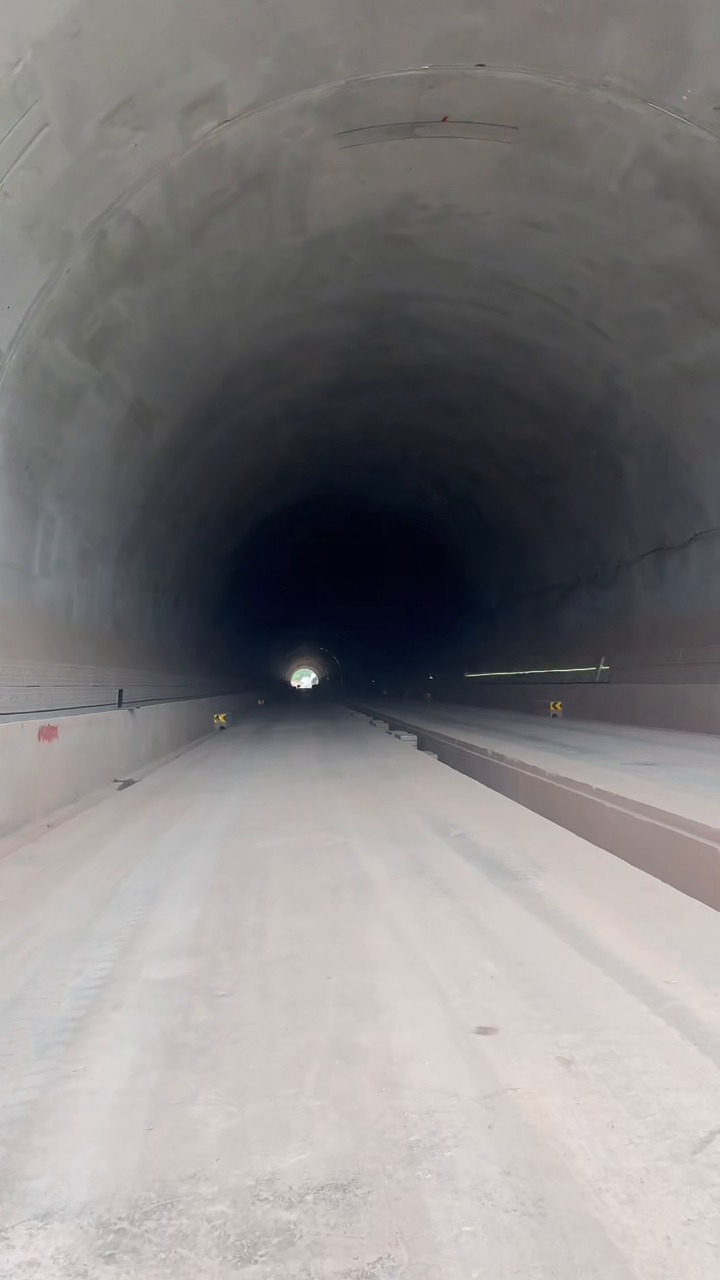
#> input picture baselines/vision_obstacle_avoidance_legacy/data/annotations/images/11d80f_f000126.jpg, 720 x 1280 px
$ python -i preprocess.py   (imports and definitions only)
#> lines starting #> are read from the running program, lines starting #| are printed output that depends on the picture; after the words box and inside, x2 and y2 are one past the last pixel; in counts of white or black regions, pixels touching at a corner belong together
#> further down, picture is the input picture: shape (1280, 720, 3); mean B, G, R 129.9, 129.6, 132.5
"""
图像预处理模块。
对原始帧做 ROI 裁剪 → 灰度化 → CLAHE 增强 → 高斯滤波 → Canny 边缘 → 二值分割 → 形态学处理。
"""

import cv2
import numpy as np
import config
from utils import PreprocessResult


class ImagePreprocessor:
    """
    图像预处理器。
    输入：原始 BGR 图像
    输出：PreprocessResult（包含 roi_frame, gray, enhanced, edges, binary_mask, debug_images）
    """

    def __init__(self):
        if config.GAUSSIAN_BLUR_SIZE % 2 == 0:
            raise ValueError(f"GAUSSIAN_BLUR_SIZE 必须为奇数，当前值: {config.GAUSSIAN_BLUR_SIZE}")
        # CLAHE: 自适应直方图均衡化，解决工业场景暗光/反光/阴影问题
        self.clahe = cv2.createCLAHE(
            clipLimit=config.CLAHE_CLIP_LIMIT,
            tileGridSize=(config.CLAHE_TILE_SIZE, config.CLAHE_TILE_SIZE),
        )
        self.morph_kernel = cv2.getStructuringElement(
            cv2.MORPH_ELLIPSE,
            (config.MORPH_KERNEL_SIZE, config.MORPH_KERNEL_SIZE),
        )

    def process(self, frame: np.ndarray) -> PreprocessResult:
        result = PreprocessResult()
        debug = {}

        if frame is None or frame.size == 0:
            return result

        h, w = frame.shape[:2]
        debug["0_original"] = frame.copy()

        # ---- 1. ROI 裁剪 ----
        # 取画面下半部分（车前地面区域），裁剪天空和远景
        roi_y1 = int(h * config.ROI_TOP_RATIO)
        roi_y2 = int(h * config.ROI_BOTTOM_RATIO)
        roi_x1 = int(w * config.ROI_LEFT_RATIO)
        roi_x2 = int(w * config.ROI_RIGHT_RATIO)

        roi_frame = frame[roi_y1:roi_y2, roi_x1:roi_x2].copy()
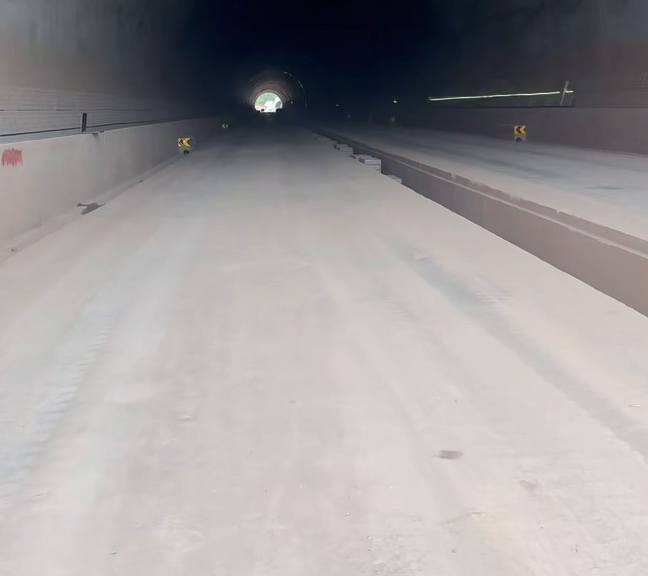
#> roi_frame: shape (576, 648, 3); mean B, G, R 154.3, 153.1, 157.1
        if roi_frame.size == 0:
            return result
        result.roi_frame = roi_frame
        roi_h, roi_w = roi_frame.shape[:2]
        debug["1_roi"] = roi_frame.copy()

        # ---- 2. 灰度化 ----
        gray = cv2.cvtColor(roi_frame, cv2.COLOR_BGR2GRAY)
        result.gray = gray
        debug["2_gray"] = cv2.cvtColor(gray, cv2.COLOR_GRAY2BGR)

        # ---- 3. CLAHE 光照增强 ----
        # 不平滑光照下（隧道、反光、阴影），CLAHE 局部增强对比度
        enhanced = self.clahe.apply(gray)
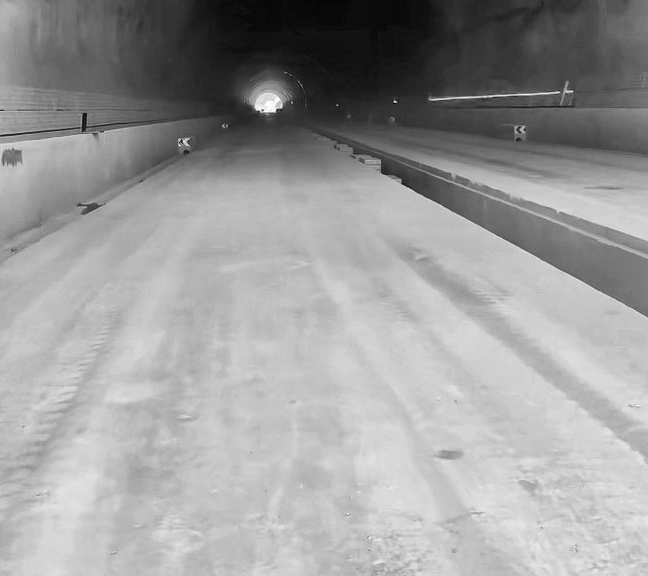
#> enhanced: shape (576, 648); min 4, max 255, mean 155.6
        result.enhanced = enhanced
        debug["3_clahe"] = cv2.cvtColor(enhanced, cv2.COLOR_GRAY2BGR)

        # ---- 4. 高斯滤波降噪 ----
        blurred = cv2.GaussianBlur(enhanced, (config.GAUSSIAN_BLUR_SIZE, config.GAUSSIAN_BLUR_SIZE), 0)
        debug["4_blurred"] = cv2.cvtColor(blurred, cv2.COLOR_GRAY2BGR)

        # ---- 5. Canny 边缘检测 ----
        edges = cv2.Canny(blurred, config.CANNY_LOW, config.CANNY_HIGH)
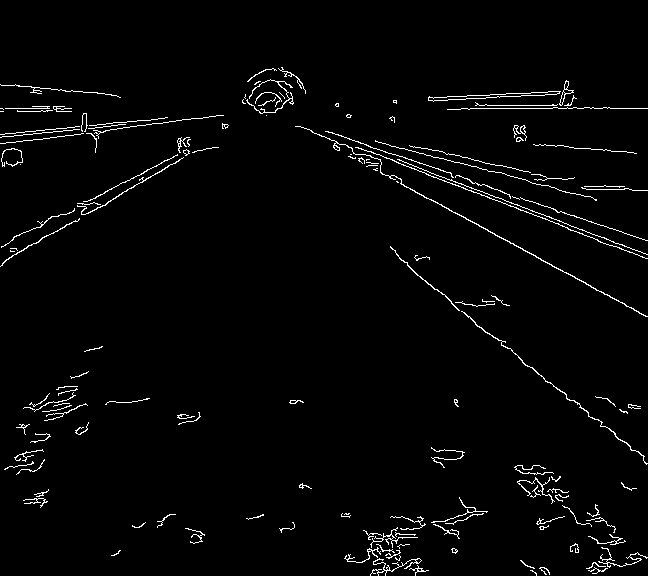
#> edges: shape (576, 648); 2.3% white in thin lines or dots, all inside (x1, y1, x2, y2) = (0, 67, 648, 576)
        result.edges = edges
        debug["5_edges"] = cv2.cvtColor(edges, cv2.COLOR_GRAY2BGR)

        # ---- 6. HSV 地面分割 ----
        # 区分地面（灰色/水泥色）和非地面物体（颜色差异较大的障碍物）
        hsv = cv2.cvtColor(roi_frame, cv2.COLOR_BGR2HSV)
#> hsv: shape (576, 648, 3); mean H, S, V 49.9, 30.9, 160.7
        ground_low = np.array(config.GROUND_HSV_LOW)
        ground_high = np.array(config.GROUND_HSV_HIGH)
        ground_mask = cv2.inRange(hsv, ground_low, ground_high)
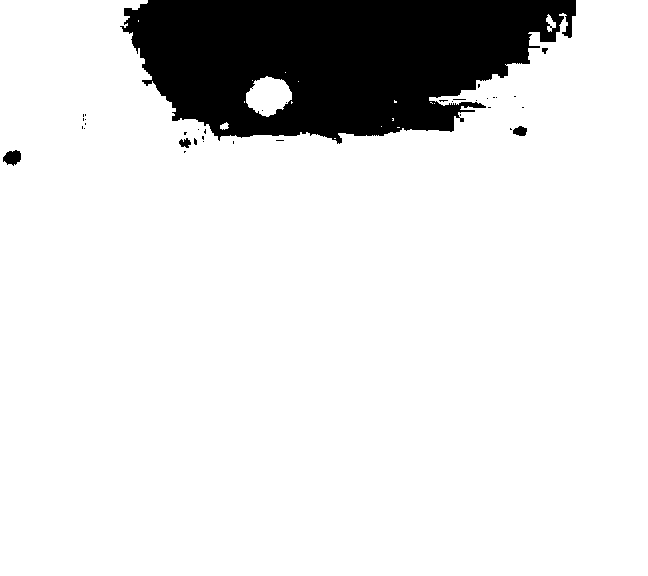
#> ground_mask: shape (576, 648); 87.4% white; 36 black regions (31 under 20 px), largest, box (x1, y1, x2, y2) and area: (120, 0, 576, 144) 46529, (3, 150, 21, 166) 201, (513, 126, 527, 136) 104, (179, 138, 191, 148) 77, (542, 48, 548, 54) 25

        # ---- 7. 形态学操作 ----
        # 开运算去小噪点 → 闭运算填小空洞
        binary_mask = cv2.morphologyEx(ground_mask, cv2.MORPH_OPEN,
                                       self.morph_kernel, iterations=config.MORPH_OPEN_ITER)
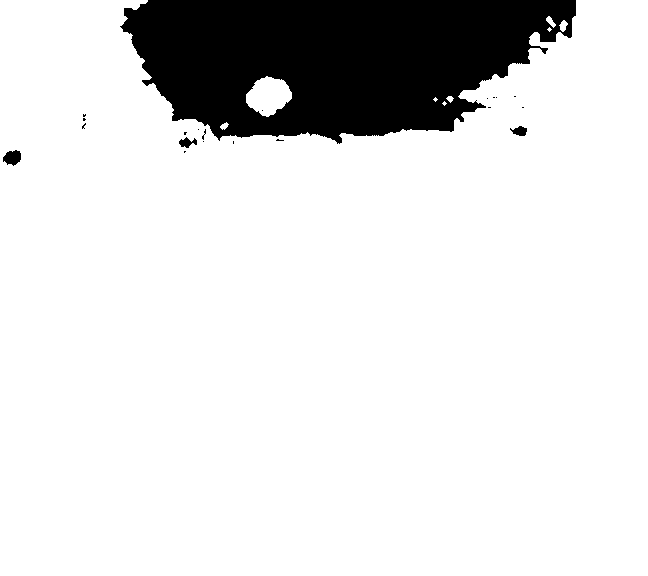
#> binary_mask: shape (576, 648); 87.2% white; 21 black regions (17 under 20 px), largest, box (x1, y1, x2, y2) and area: (120, 0, 576, 144) 47141, (3, 150, 21, 166) 203, (510, 126, 527, 136) 110, (179, 137, 197, 148) 110
        binary_mask = cv2.morphologyEx(binary_mask, cv2.MORPH_CLOSE,
                                       self.morph_kernel, iterations=config.MORPH_CLOSE_ITER)
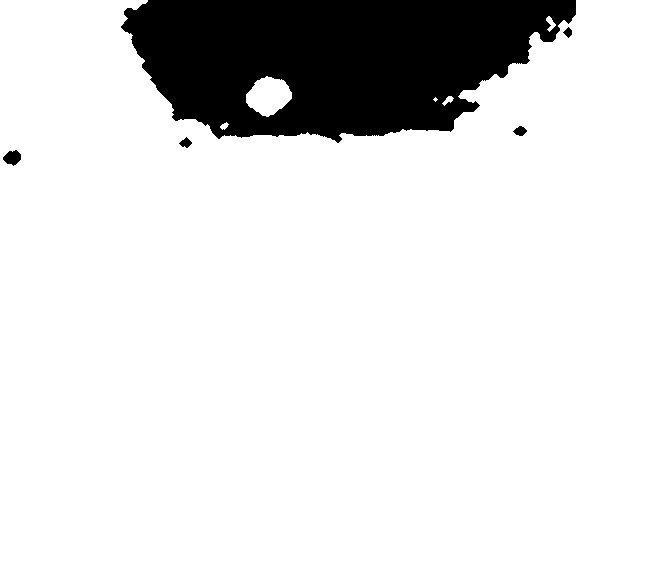
#> binary_mask: shape (576, 648); 87.4% white; 5 black regions, box (x1, y1, x2, y2) and area: (121, 0, 576, 143) 46786, (3, 150, 21, 166) 193, (513, 126, 527, 136) 90, (179, 137, 192, 148) 80, (563, 27, 572, 38) 57
        result.binary_mask = binary_mask
        debug["6_mask"] = cv2.cvtColor(binary_mask, cv2.COLOR_GRAY2BGR)

        result.debug_images = debug
#> result.debug_images = 7 items
        return result

>>> import cv2
>>> picture = cv2.imread('../../data/annotations/images/11d80f_f000126.jpg')
>>> result = ImagePreprocessor().process(picture)

$ run again, on baselines/vision_obstacle_avoidance_legacy/data/annotations/images/8bfe84_f000186.jpg
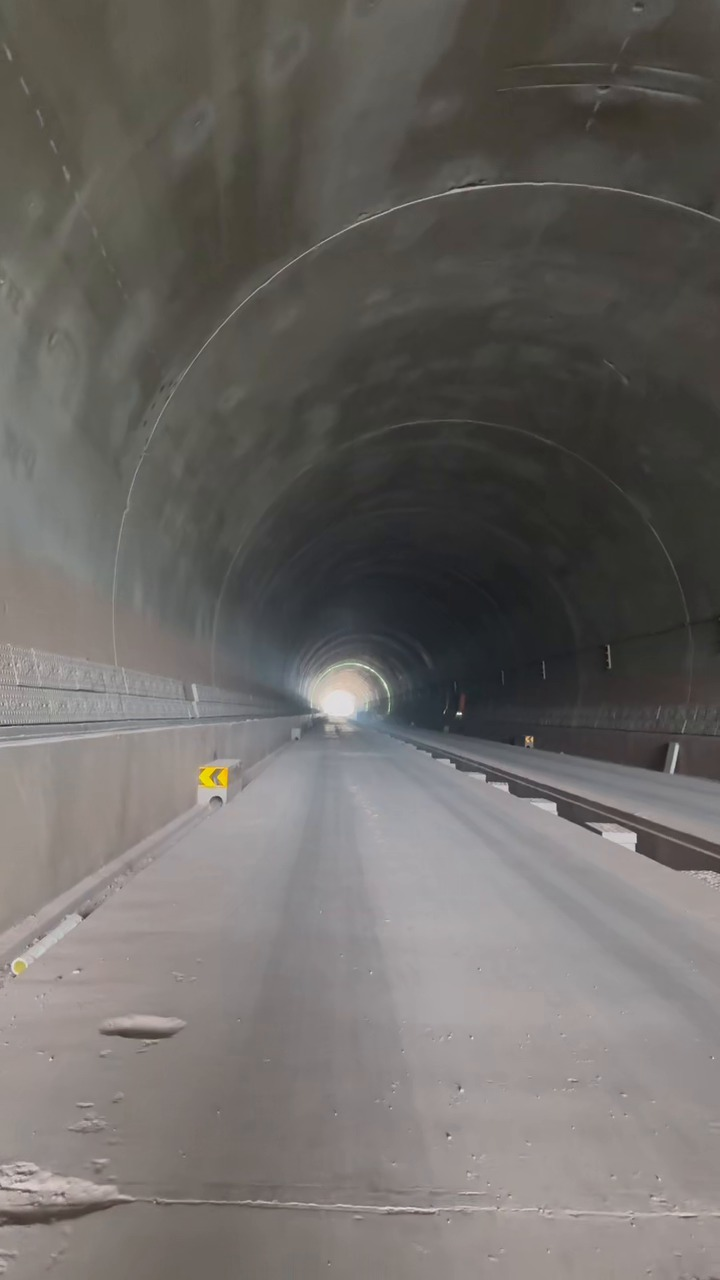
#> input picture baselines/vision_obstacle_avoidance_legacy/data/annotations/images/8bfe84_f000186.jpg, 720 x 1280 px
#> picture is the input picture: shape (1280, 720, 3); mean B, G, R 100.9, 104.2, 107.5
#> in process, `edges = cv2.Canny(blurred, config.CANNY_LOW, config.CANNY_HIGH)`:
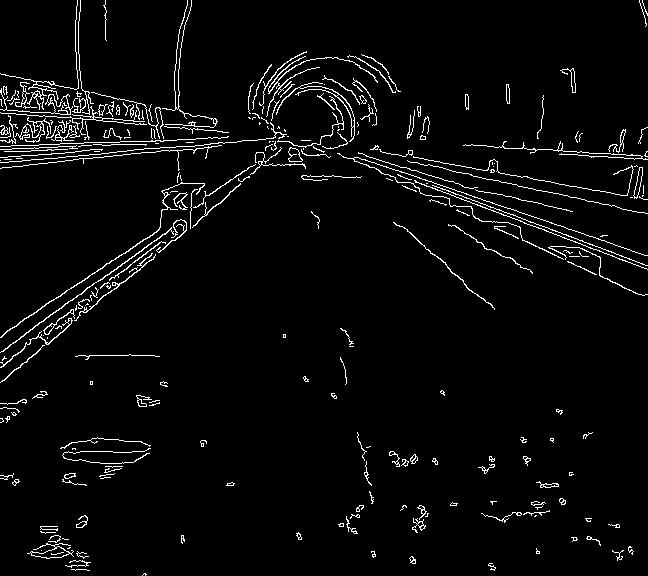
#> edges: shape (576, 648); 3.7% white in thin lines or dots
#> hsv: shape (576, 648, 3); mean H, S, V 70.2, 16.9, 130.9
#> ground_mask: shape (576, 648); 97.1% white; 66 black regions (50 under 20 px), largest, box (x1, y1, x2, y2) and area: (364, 0, 538, 101) 7770, (359, 102, 408, 154) 1417, (162, 189, 194, 214) 692
#> in process, `binary_mask = cv2.morphologyEx(binary_mask, cv2.MORPH_CLOSE, self.morp..`:
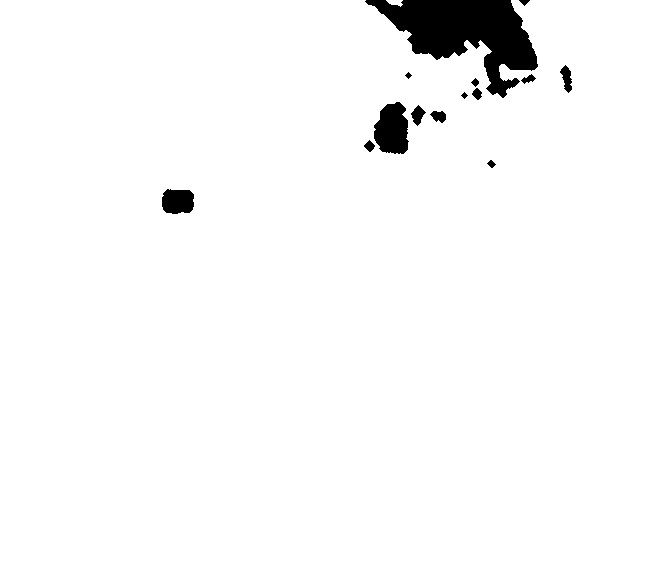
#> binary_mask: shape (576, 648); 97.1% white; 14 black regions, largest, box (x1, y1, x2, y2) and area: (365, 0, 538, 98) 7949, (374, 102, 409, 154) 1398, (162, 189, 194, 214) 691
#> result.debug_images = 7 items
